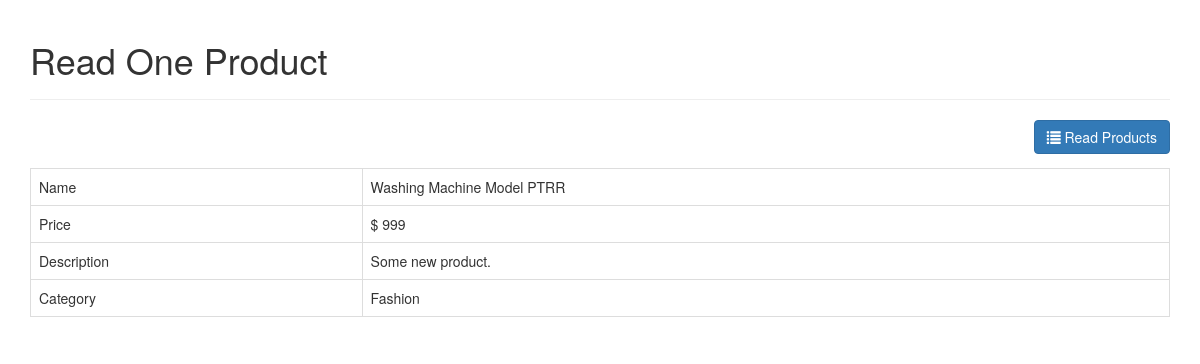
Page /read_one.php?id=32 on the committed database.
### tables this page shows
CREATE TABLE IF NOT EXISTS `products` (
  `id` int(11) NOT NULL AUTO_INCREMENT,
  `name` varchar(32) NOT NULL,
  `description` text NOT NULL,
  `price` int(11) NOT NULL,
  `category_id` int(11) NOT NULL,
  `created` datetime NOT NULL,
  `modified` timestamp NOT NULL DEFAULT CURRENT_TIMESTAMP,
  PRIMARY KEY (`id`)
);

CREATE TABLE IF NOT EXISTS `categories` (
  `id` int(11) NOT NULL AUTO_INCREMENT,
  `name` varchar(256) NOT NULL,
  `created` datetime NOT NULL,
  `modified` timestamp NOT NULL DEFAULT CURRENT_TIMESTAMP,
  PRIMARY KEY (`id`)
);

### objects/product.php (called while the page is built, shortened)
<?php
class Product
{
    private $conn;
    private $table_name = "products";
    public $id;
    public function __construct($db)
    {
        $this->conn = $db;
    }
    function readOne()
    {
        $query = "SELECT
                    name, price, description, category_id
                FROM
                    " . $this->table_name . "
                WHERE
                    id = ?
                LIMIT
                    0,1";
        $stmt = $this->conn->prepare($query);
        $stmt->bindParam(1, $this->id);
        $stmt->execute();
        $row = $stmt->fetch(PDO::FETCH_ASSOC);
        $this->name = $row['name'];
        $this->price = $row['price'];
        $this->description = $row['description'];
    }
}

### objects/category.php (called while the page is built, shortened)
<?php
class Category
{
    private $conn;
    private $table_name = "categories";
    public $id;
    public function __construct($db)
    {
        $this->conn = $db;
    }
    function readName()
    {
        $query = "SELECT name FROM " . $this->table_name . " WHERE id = ? limit 0,1";
        $stmt = $this->conn->prepare($query);
        $stmt->bindParam(1, $this->id);
        $stmt->execute();
        $row = $stmt->fetch(PDO::FETCH_ASSOC);
        $this->name = $row['name'];
    }
}

### read_one.php (the view, shortened to what this page needs)
<?php
include_once("template/layout_header.php");
$id = isset($_GET['id']) ? $_GET['id'] : die('ERROR: missing ID.');
include_once 'objects/product.php';
include_once 'objects/category.php';
$database = new Database();
$db = $database->getConnection();
$product = new Product($db);
$category = new Category($db);
$product->id = $id;
$product->readOne();
echo "<div class='right-button-margin'>";
    echo "<a href='index.php' class='btn btn-primary pull-right'>";
        echo "<span class='glyphicon glyphicon-list'></span> Read Products";
    echo "</a>";
echo "</div>";
echo "<table class='table table-hover table-responsive table-bordered'>";
    echo "<tr>";
        echo "<td>Name</td>";
        echo "<td>{$product->name}</td>";
    echo "</tr>";
    echo "<tr>";
        echo "<td>Price</td>";
        echo "<td>$ {$product->price}</td>";
    echo "</tr>";
    echo "<tr>";
        echo "<td>Description</td>";
        echo "<td>{$product->description}</td>";
    echo "</tr>";
    echo "<tr>";
        echo "<td>Category</td>";
        echo "<td>";
            $category->id=$product->category_id;
            $category->readName();
            echo $category->name;
        echo "</td>";
    echo "</tr>";
echo "</table>";
include_once("template/layout_footer.php");

### libs/css/custom.css (style rules this page uses)
.right-button-margin { margin: 0 0 1em 0; overflow: hidden; }

### rows in the picture
products: name "Washing Machine Model PTRR", price "999", description "Some new product."
categories: name "Fashion"

### other values in the picture
$page_title "Read One Product"
